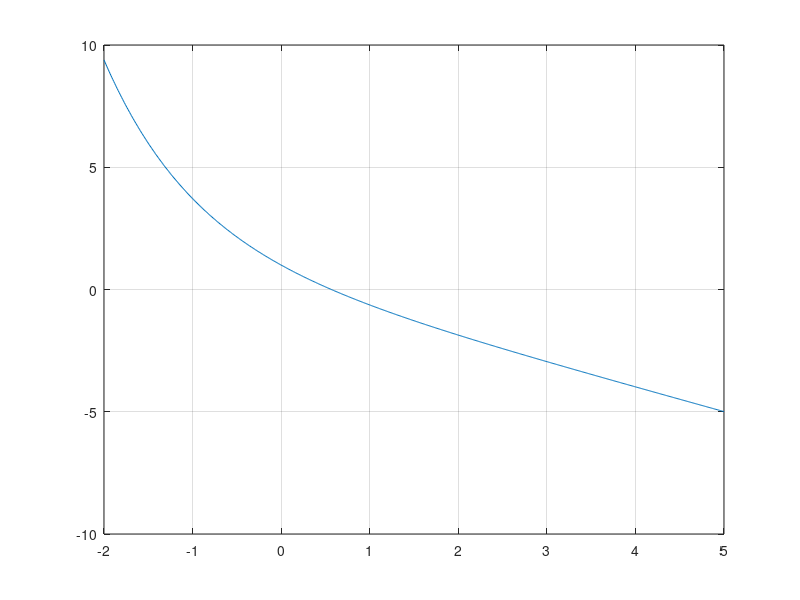

This figure's MATLAB source:
clear all

x=-2:0.01:5;
y=exp(-x)-x;
plot(x,y);
grid

xi=0;
error_adm=0.0001;
error=10;
I=0;

while error>error_adm,
  xi_new=xi-(exp(-xi)-xi)/(-exp(-xi)-1);
  error=abs((xi_new-xi)/xi_new)*100;
  xi=xi_new;
  I=I+1;
end

disp('Newton')
disp('--------------')
[xi error*1e5 I]